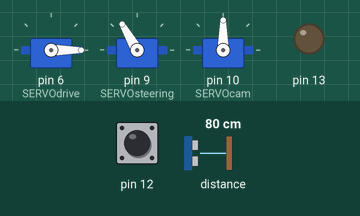
The sketch below on a simulated Arduino Uno, built with avr-gcc and run on an emulated ATmega328P. Shown: 3 × servo, output pins drawn as LEDs (lit = HIGH). The inputs (shaded band) are chosen by the test bench; at power-on: distance to the obstacle 80 cm, pin 12 HIGH. The echo pulse lasts 58.3 µs per cm.

Above: at 1.2 s.
1.3 s: distance to the obstacle set to 2 cm
At 2.2 s:
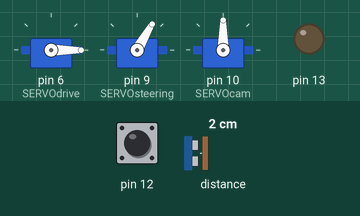
2.8 s: distance to the obstacle set to 18 cm
At 4.0 s:
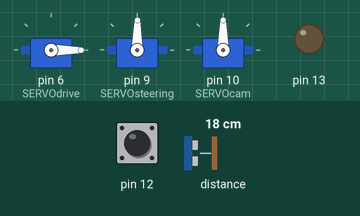
4.3 s: distance to the obstacle set to 4 cm
At 5.1 s:
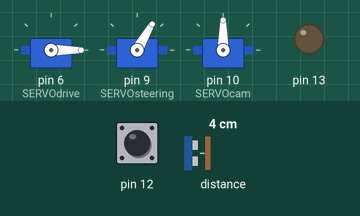
5.8 s: distance to the obstacle set to 35 cm
At 7.2 s:
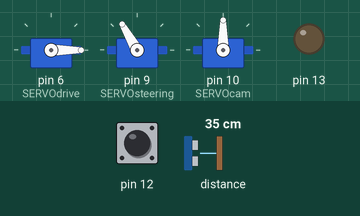
Timing chart, 0 to 8.3 s (numbered marks = the images above; inputs shaded):
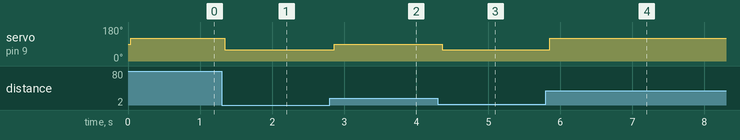

The sketch:

SEGUIDOR_V1.02.ino
```cpp
#include <HCSR04.h>
HCSR04 hc(2, new int[4]{3, 4, 5, 7}, 4); //initialisation class HCSR04 (trig pin , echo pin, number of sensor)

#include <Servo.h>
Servo SERVOdrive;
Servo SERVOsteering;
Servo SERVOcam;
int i=0;
int dir=90;
int distDE=15;  // SENSOR 0 derecho
int distFR=110; // SENSOR 1 frontal
int distIZ=15;  // SENSOR 2 izquierdo
int distTR=15;  // SENSOR 3 trasero

void setup()
{ Serial.begin(9600);
pinMode (12, INPUT);
pinMode (13, OUTPUT);

SERVOdrive.attach(6);  // 180 AVANZA   90 STOP    0 RETROCEDE
SERVOsteering.attach(9);  // 50 DCHA   90 RECTO   130 IZDA
SERVOcam.attach(10);      // 0 DCHA   90 RECTO   180 IZDA
SERVOdrive.write(90);
SERVOsteering.write(dir);
SERVOcam.write(90);

while (digitalRead(12) == LOW) {
    digitalWrite(13, HIGH);
    delay(100);
    digitalWrite(13, LOW);
    delay(100);
  }

 }

void giroCCW(){}


void loop()
{
    SERVOdrive.write(0);
   SERVOsteering.write(dir);
distIZ=hc.dist(2);
delay(30);

dir=(80+3*(-15+distIZ)); //15 es la distancia a la pared y *3 es el factor de coreección de la dirección

dir = constrain(dir, 60, 120);

SERVOsteering.write(dir);
/*
Serial.print("dist=");
Serial.print(distIZ);
Serial.print("    dir=");
Serial.println(dir);*/
}
```

Measured:
- after the input at 1.3 s, servo on pin 9 (SERVOsteering): 120° → 60° at once
- after the input at 2.8 s, servo on pin 9 (SERVOsteering): 60° → 89° after 0.06 s
- after the input at 4.3 s, servo on pin 9 (SERVOsteering): 89° → 60° after 0.06 s
- after the input at 5.8 s, servo on pin 9 (SERVOsteering): 60° → 120° after 0.05 s
